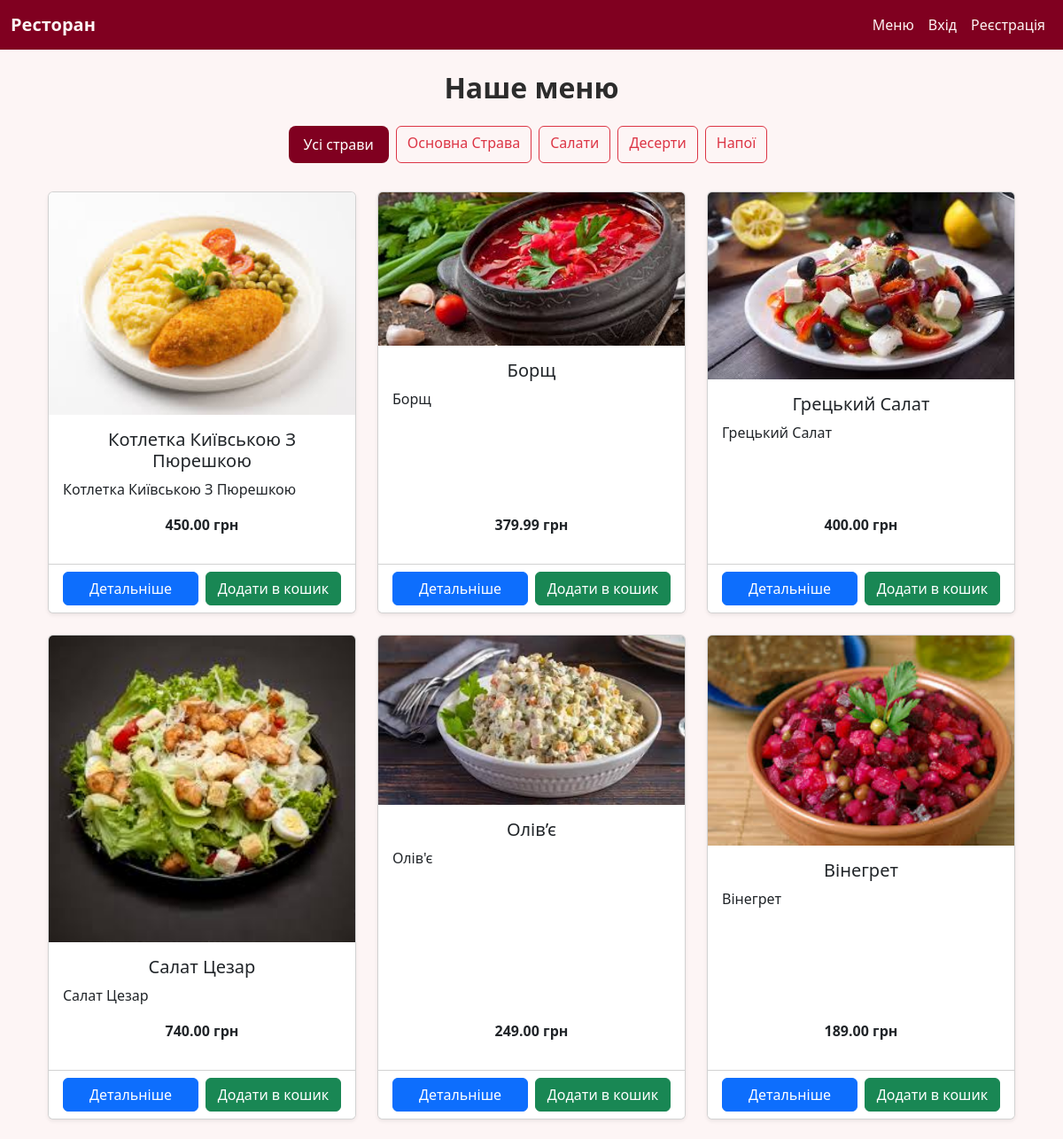
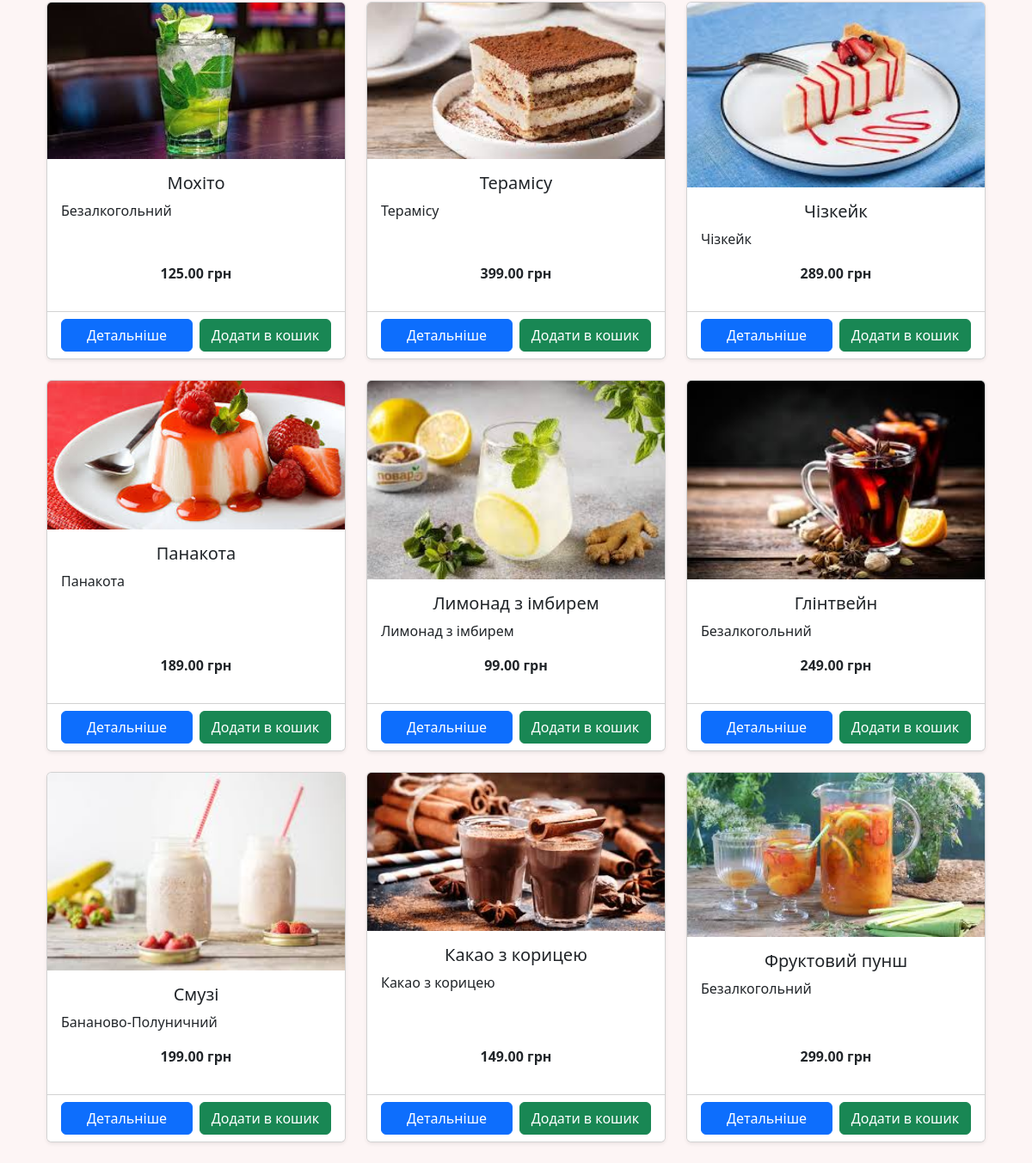
The app's page /menu/ with its own data (2 pictures, top to bottom).
### restaurant_application/models.py (models this page shows, shortened)
class Category(models.Model):
    name = models.CharField(max_length=100, verbose_name="Категорія")

class Dish(models.Model):
    name = models.CharField(max_length=200, verbose_name="Назва")
    category = models.ForeignKey(Category, on_delete=models.CASCADE, verbose_name="Категорія")
    description = models.TextField(verbose_name="Опис")
    ingredients = models.TextField(verbose_name="Інгредієнти")
    price = models.DecimalField(max_digits=6, decimal_places=2, verbose_name="Ціна")
    image = models.ImageField(upload_to='dishes/', blank=True, null=True, verbose_name="Зображення")
    available = models.BooleanField(default=True, verbose_name="Доступна")

### restaurant_application/views.py (the view)
# urls.py: path('menu/', views.menu, name='menu'),
def menu(request):
    category_id = request.GET.get("category")
    categories = Category.objects.all()
    if category_id:
        dishes = Dish.objects.filter(category_id=category_id)
    else:
        dishes = Dish.objects.all()
    return render(request, "restaurant_application/menu.html", {
        "dishes": dishes,
        "categories": categories,
        "selected_category": category_id,
    })

### templates/restaurant_application/menu.html (shortened to what this page needs)
{% extends "base.html" %}
{% block content %}
<div class="container mt-4">
    <h2 class="mb-4 text-center fw-bold">Наше меню</h2>
    <div class="d-flex flex-wrap justify-content-center mb-4">
        <a href="{% url 'menu' %}"
           class="btn {% if not selected_category %}btn-wine{% else %}btn-outline-danger{% endif %} me-2 mb-2">
            Усі страви
        </a>
        {% for category in categories %}
            <a href="{% url 'menu' %}?category={{ category.id }}"
               class="btn {% if selected_category == category.id|stringformat:'s' %}btn-wine{% else %}btn-outline-danger{% endif %} me-2 mb-2">
                {{ category.name }}
            </a>
        {% endfor %}
    </div>
    <div class="row">
        {% for dish in dishes %}
        <div class="col-md-4 mb-4">
            <div class="card shadow-sm h-100">
                {% if dish.image %}
                    <img src="{{ dish.image.url }}" class="card-img-top" alt="{{ dish.name }}">
                {% else %}
                    <img src="https://via.placeholder.com/300x200.png?text=Немає+Фото" class="card-img-top" alt="Немає фото">
                {% endif %}
                <div class="card-body d-flex flex-column">
                    <h5 class="card-title text-center">{{ dish.name }}</h5>
                    <p class="card-text">{{ dish.description|truncatewords:20 }}</p>
                    <p class="mt-auto fw-bold text-center">{{ dish.price }} грн</p>
                </div>
                <div class="card-footer bg-white d-flex gap-2">
                    <a href="{% url 'dish_detail' dish.id %}" class="btn btn-primary w-50">Детальніше</a>
                    {% if dish.available %}
                        <a href="{% url 'add_to_cart' dish.id %}" class="btn btn-success w-50">Додати в кошик</a>
                    {% else %}
                        <button class="btn btn-secondary w-50" disabled>Недоступно</button>
                    {% endif %}
                </div>
            </div>
        </div>
        {% empty %}
            <p class="text-center">Наразі немає доступних страв.</p>
        {% endfor %}
    </div>
</div>
{% endblock %}

### templates/base.html (style rules this page uses)
body { background-color: #fdf5f5; color: #2c2c2c; }
.btn-wine { background-color: #800020; color: #fff; border-radius: 8px; padding: 8px 16px; transition: 0.3s; }

### records on screen
Category: name "Основна Страва"
Category: name "Салати"
Category: name "Десерти"
Category: name "Напої"
Dish: image (picture), name "Котлетка Київською З Пюрешкою", description "Котлетка Київською З Пюрешкою", price "450.00", available "Додати в кошик"
Dish: image (picture), name "Борщ", description "Борщ", price "379.99", available "Додати в кошик"
Dish: image (picture), name "Грецький Салат", description "Грецький Салат", price "400.00", available "Додати в кошик"
Dish: image (picture), name "Салат Цезар", description "Салат Цезар", price "740.00", available "Додати в кошик"
Dish: image (picture), name "Олів’є", description "Олів'є", price "249.00", available "Додати в кошик"
Dish: image (picture), name "Вінегрет", description "Вінегрет", price "189.00", available "Додати в кошик"
Dish: image (picture), name "Мохіто", description "Безалкогольний", price "125.00", available "Додати в кошик"
Dish: image (picture), name "Терамісу", description "Терамісу", price "399.00", available "Додати в кошик"
Dish: image (picture), name "Чізкейк", description "Чізкейк", price "289.00", available "Додати в кошик"
Dish: image (picture), name "Панакота", description "Панакота", price "189.00", available "Додати в кошик"
Dish: image (picture), name "Лимонад з імбирем", description "Лимонад з імбирем", price "99.00", available "Додати в кошик"
Dish: image (picture), name "Глінтвейн", description "Безалкогольний", price "249.00", available "Додати в кошик"
Dish: image (picture), name "Смузі", description "Бананово-Полуничний", price "199.00", available "Додати в кошик"
Dish: image (picture), name "Какао з корицею", description "Какао з корицею", price "149.00", available "Додати в кошик"
Dish: image (picture), name "Фруктовий пунш", description "Безалкогольний", price "299.00", available "Додати в кошик"
